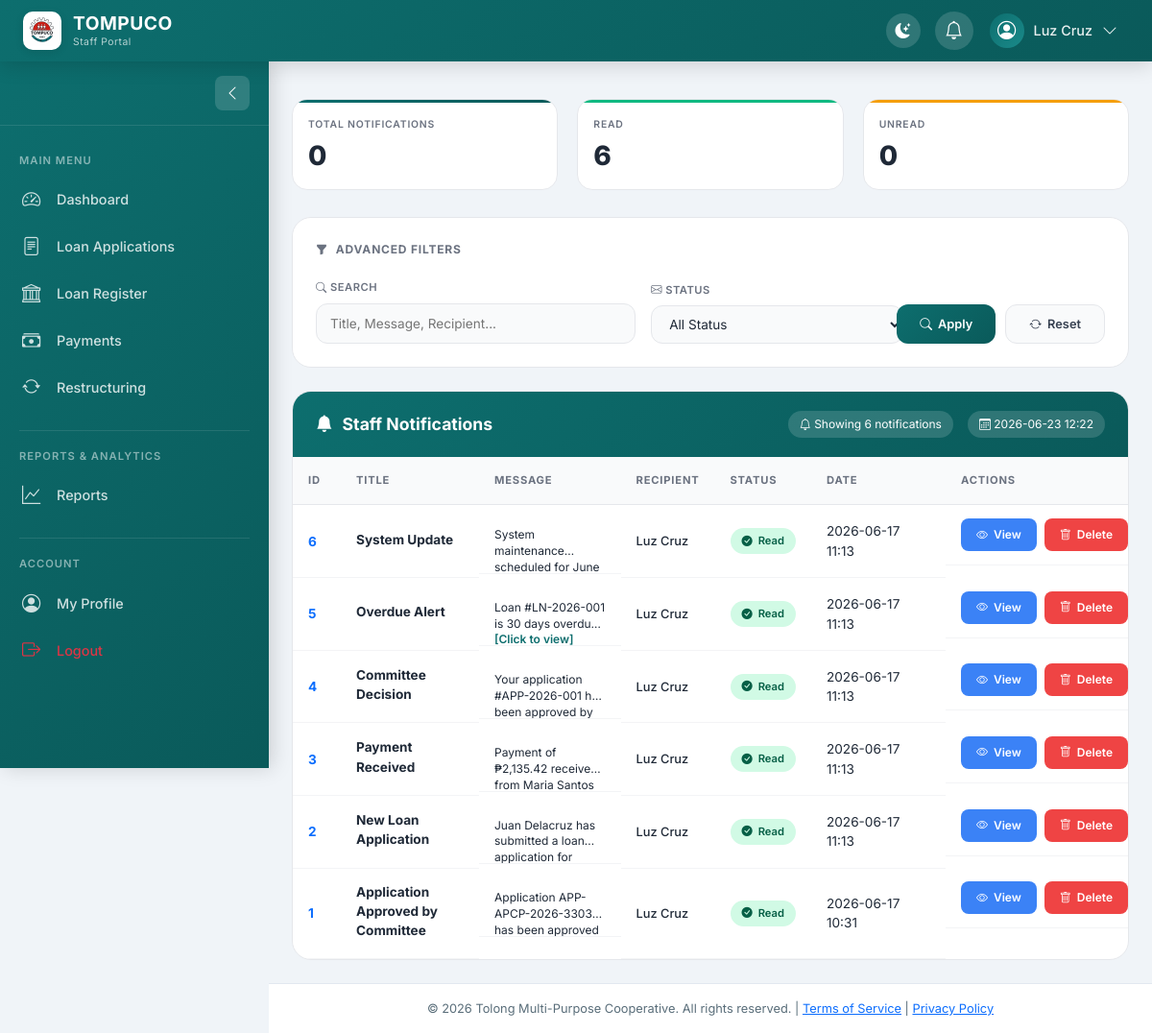
The page /staff/notifications/ (signed in) on the database its author committed.
### main/models.py (models this page shows, shortened)
class Notification(models.Model):
    NOTIFICATION_TYPES = [
        ('info', 'Info'),
        ('success', 'Success'),
        ('warning', 'Warning'),
        ('error', 'Error'),
        ('application', 'Application'),
        ('payment', 'Payment'),
        ('loan', 'Loan'),
        ('system', 'System'),
        ('alert', 'Alert'),
        ('approval', 'Approval'),
        ('committee', 'Committee'),
    ]
    recipient = models.ForeignKey(User, on_delete=models.CASCADE, related_name='notifications')
    notification_type = models.CharField(max_length=20, choices=NOTIFICATION_TYPES, default='system')
    title = models.CharField(max_length=200)
    message = models.TextField()
    link = models.CharField(max_length=500, blank=True, null=True)
    is_read = models.BooleanField(default=False)
    created_at = models.DateTimeField(auto_now_add=True)
    class Meta:
        ordering = ['-created_at']

### staff/views.py (the view)
# urls.py: path('notifications/', views.notifications_list, name='notifications_list'),
@login_required
def notifications_list(request):
    try:
        user = request.user
        notifications = Notification.objects.filter(
            recipient=user
        ).order_by('-created_at')
        total_count = notifications.count()
        read_count = notifications.filter(is_read=True).count()
        unread_count = notifications.filter(is_read=False).count()
        context = {
            'notifications': notifications,
            'total_notifications': total_count,
            'read_count': read_count,
            'unread_count': unread_count,
        }
        return render(request, 'staff/notifications/list.html', context)
    except Exception as e:
        print(f"Error in notifications_list: {str(e)}")
        return render(request, 'staff/notifications/list.html', {
            'notifications': [],
            'total_notifications': 0,
            'read_count': 0,
            'unread_count': 0,
        })

### main/context_processors.py (called while the page is built)
def recaptcha_site_key(request):
    site_key = getattr(settings, 'RECAPTCHA_SITE_KEY', None)
    if not site_key:
        site_key = getattr(settings, 'RECAPTCHA_PUBLIC_KEY', None)
    if not site_key:
        site_key = getattr(settings, 'GOOGLE_RECAPTCHA_SITE_KEY', None)
    if not site_key and getattr(settings, 'DEBUG', False):
        site_key = '6LeIxAcTAAAAAJcZVRqyHh71UMIEGNQ_MXjiZKhI'
    if getattr(settings, 'DEBUG', False):
        print(f"reCAPTCHA Site Key: {'Loaded' if site_key else 'NOT SET'}")
    return {
        'RECAPTCHA_SITE_KEY': site_key,
        'RECAPTCHA_PUBLIC_KEY': site_key,
        'RECAPTCHA_KEY': site_key,
    }

### staff/templates/staff/notifications/list.html (shortened to what this page needs)
{% extends 'staff/base_staff.html' %}
{% load static %}
{% block content %}
<div class="stats-grid">
    <div class="stat-card total" onclick="filterByStatus('all')">
        <div class="stat-label">Total Notifications</div>
        <div class="stat-value">{{ total_notifications|default:notifications|length }}</div>
    </div>
    <div class="stat-card read" onclick="filterByStatus('read')">
        <div class="stat-label">Read</div>
        <div class="stat-value">{{ read_count|default:0 }}</div>
    </div>
    <div class="stat-card unread" onclick="filterByStatus('unread')">
        <div class="stat-label">Unread</div>
        <div class="stat-value">{{ unread_count|default:0 }}</div>
    </div>
</div>
<div class="filter-section">
    <div class="filter-title"><i class="bi bi-funnel-fill"></i> Advanced Filters</div>
    <form method="get" id="filterForm">
        <div class="row g-3 align-items-end">
            <div class="col-12 col-md-5">
                <label class="filter-label"><i class="bi bi-search"></i> Search</label>
                <input type="text" name="search" class="filter-input" id="searchInput" placeholder="Title, Message, Recipient..." value="{{ request.GET.search|default:'' }}">
            </div>
            <div class="col-12 col-md-4">
                <label class="filter-label"><i class="bi bi-envelope"></i> Status</label>
                <select name="status" class="filter-select" id="statusSelect">
                    <option value="all" {% if not request.GET.status or request.GET.status == 'all' %}selected{% endif %}>All Status</option>
                </select>
            </div>
            <div class="col-12 col-md-3">
                <div class="filter-actions">
                    <button type="submit" class="btn-apply"><i class="bi bi-search"></i> Apply</button>
                    <button type="button" class="btn-reset" id="resetFiltersBtn"><i class="bi bi-arrow-repeat"></i> Reset</button>
                </div>
            </div>
        </div>
    </form>
</div>
<div class="main-card">
    <div class="card-header-custom">
        <div class="card-title"><i class="bi bi-bell-fill"></i> Staff Notifications</div>
        <div class="card-stats">
            <span><i class="bi bi-bell"></i> Showing {{ notifications|length }} notifications</span>
            <span><i class="bi bi-calendar3"></i> {% now "Y-m-d H:i" %}</span>
        </div>
    </div>
    <div class="table-container">
        <table class="notifications-table">
            <thead>
                <tr>
                    <th width="50">ID</th>
                    <th>Title</th>
                    <th>Message</th>
                    <th>Recipient</th>
                    <th width="100">Status</th>
                    <th width="140">Date</th>
                    <th width="220">Actions</th>
                </tr>
            </thead>
            <tbody>
                {% for notif in notifications %}
                <tr onclick="viewNotification({{ notif.id }}, '{{ notif.title|escapejs }}', '{{ notif.message|escapejs }}', '{{ notif.created_at|date:'Y-m-d H:i' }}', '{{ notif.notification_type|default:'system' }}')" style="cursor: pointer;">
                    <td><strong class="text-primary">{{ notif.id }}</strong></td>
                    <td><div class="notification-title">{{ notif.title }}</div></td>
                    <td class="notification-message" onclick="event.stopPropagation(); viewNotification({{ notif.id }}, '{{ notif.title|escapejs }}', '{{ notif.message|escapejs }}', '{{ notif.created_at|date:'Y-m-d H:i' }}', '{{ notif.notification_type|default:'system' }}')">
                        {{ notif.message|truncatechars:60 }}
                        <span style="color: #0d6e6e; font-weight: 600;">[Click to view]</span>
                    </td>
                    <td class="recipient-name">
                        {% if notif.recipient %}
                            {{ notif.recipient.get_full_name|default:notif.recipient.username }}
                        {% elif notif.member %}
                            {{ notif.member.get_full_name|default:notif.member.user.username|default:notif.member.first_name }}
                        {% elif notif.user %}
                            {{ notif.user.get_full_name|default:notif.user.username }}
                        {% else %}
                            System
                        {% endif %}
                    </td>
                    <td>
                        {% if notif.is_read %}
                            <span class="status-badge badge-read"><i class="bi bi-check-circle-fill"></i> Read</span>
                        {% else %}
                            <span class="status-badge badge-unread"><i class="bi bi-clock-fill"></i> Unread</span>
                        {% endif %}
                    </td>
                    <td>{{ notif.created_at|date:"Y-m-d H:i" }}</td>
                    <td class="action-buttons">
                        <button class="btn-view" onclick="event.stopPropagation(); viewNotification({{ notif.id }}, '{{ notif.title|escapejs }}', '{{ notif.message|escapejs }}', '{{ notif.created_at|date:'Y-m-d H:i' }}', '{{ notif.notification_type|default:'system' }}')">
                            <i class="bi bi-eye"></i> View
                        </button>
                        <button class="btn-delete-notif" onclick="event.stopPropagation(); deleteNotification({{ notif.id }}, '{{ notif.title|escapejs }}')">
                            <i class="bi bi-trash"></i> Delete
                        </button>
                    </td>
                </tr>
                {% endfor %}
            </tbody>
        </table>
    </div>
</div>
{% endblock %}

### staff/templates/staff/base_staff.html (shortened to what this page needs)
{% load static %}
<!DOCTYPE html>
<html lang="en">
<head>
    <link href="https://cdn.jsdelivr.net/npm/bootstrap@5.1.3/dist/css/bootstrap.min.css" rel="stylesheet">
    <link rel="stylesheet" href="https://cdn.jsdelivr.net/npm/bootstrap-icons@1.11.1/font/bootstrap-icons.css">
    <link href="https://cdn.datatables.net/1.13.4/css/dataTables.bootstrap5.min.css" rel="stylesheet">
</head>
<body>
    <div class="top-navbar">
        <div class="navbar-left">
            <a class="navbar-brand" href="{% url 'staff:dashboard' %}">
                <img class="brand-logo" src="{% static 'images/logo.png' %}" alt="TOMPuCO Logo">
                <div class="brand-text">
                    <span class="brand-title">TOMPUCO</span>
                    <span class="brand-subtitle">Staff Portal</span>
                </div>
            </a>
        </div>
        <div class="navbar-right">
            <button class="theme-toggle" id="themeToggle" title="Dark/Light Mode">
            </button>
            <div class="dropdown notification-dropdown">
                <button class="notification-bell" data-bs-toggle="dropdown" aria-expanded="false" id="notificationBell">
                    <i class="bi bi-bell"></i>
                </button>
            </div>
            <div class="dropdown">
                <button class="user-dropdown-btn" data-bs-toggle="dropdown">
                    <div class="user-avatar">
                        {% if staff_profile and staff_profile.profile_picture %}
                            <img src="{{ staff_profile.profile_picture.url }}" alt="{{ request.user.get_full_name|default:request.user.username }}">
                        {% else %}
                            <i class="bi bi-person-circle" style="font-size: 1.2rem;"></i>
                        {% endif %}
                    </div>
                    <span class="user-name">{{ request.user.get_full_name|default:request.user.username }}</span>
                    <i class="bi bi-chevron-down"></i>
                </button>
            </div>
        </div>
    </div>
    <aside class="sidebar" id="sidebar">
        <div class="sidebar-header">
            <button class="sidebar-collapse-btn" id="sidebarCollapseBtn" title="Collapse Sidebar">
                <i class="bi bi-chevron-left"></i>
            </button>
        </div>
        <div class="sidebar-nav">
            <div class="nav-section">
                <div class="nav-section-title">MAIN MENU</div>
                <div class="nav-item">
                    <a class="nav-link" href="{% url 'staff:dashboard' %}" data-nav="dashboard">
                        <i class="bi bi-speedometer2"></i>
                        <span>Dashboard</span>
                    </a>
                </div>
                <div class="nav-item">
                    <a class="nav-link" href="{% url 'staff:staff_applications' %}" data-nav="applications">
                        <i class="bi bi-file-text"></i>
                        <span>Loan Applications</span>
                    </a>
                </div>
                <div class="nav-item">
                    <a class="nav-link" href="{% url 'staff:staff_loans' %}" data-nav="loans">
                        <i class="bi bi-bank"></i>
                        <span>Loan Register</span>
                    </a>
                </div>
                <div class="nav-item">
                    <a class="nav-link" href="{% url 'staff:staff_payments' %}" data-nav="payments">
                        <i class="bi bi-cash-stack"></i>
                        <span>Payments</span>
                    </a>
                </div>
                <div class="nav-item">
                    <a class="nav-link" href="{% url 'staff:restructuring_list' %}" data-nav="restructuring">
                        <i class="bi bi-arrow-repeat"></i>
                        <span>Restructuring</span>
                    </a>
                </div>
            </div>
            <div class="nav-divider"></div>
            <div class="nav-section">
                <div class="nav-section-title">REPORTS & ANALYTICS</div>
                <div class="nav-item">
                    <a class="nav-link" href="{% url 'staff:staff_reports' %}" data-nav="reports">
                        <i class="bi bi-graph-up"></i>
                        <span>Reports</span>
                    </a>
                </div>
            </div>
            <div class="nav-divider"></div>
            <div class="nav-section">
                <div class="nav-section-title">ACCOUNT</div>
                <div class="nav-item">
                    <a class="nav-link" href="{% url 'staff:staff_profile' %}" data-nav="profile">
                        <i class="bi bi-person-circle"></i>
                        <span>My Profile</span>
                    </a>
                </div>
                <div class="nav-item">
                    <a class="nav-link text-danger" href="#" id="logoutBtn">
                        <i class="bi bi-box-arrow-right"></i>
                        <span>Logout</span>
                    </a>
                </div>
            </div>
        </div>
    </aside>
    <main class="main-content">
        {% block content %}{% endblock %}
    </main>
    <footer class="app-footer">
        <div class="container-fluid">
            <p class="mb-0">&copy; {% now "Y" %} Tolong Multi-Purpose Cooperative. All rights reserved. | <a href="#">Terms of Service</a> | <a href="#">Privacy Policy</a></p>
        </div>
    </footer>
</body>
</html>

### rows shown on the page
Notification: id "6", title "System Update", message "System maintenance scheduled for…", recipient.get_full_name "Luz Cruz", is_read True (drawn), created_at "2026-06-17 11:13"
Notification: id "5", title "Overdue Alert", message "Loan #LN-2026-001 is 30 days overdue", recipient.get_full_name "Luz Cruz", is_read True (drawn), created_at "2026-06-17 11:13"
Notification: id "4", title "Committee Decision", message "Your application #APP-2026-001 has been approved…", recipient.get_full_name "Luz Cruz", is_read True (drawn), created_at "2026-06-17 11:13"
Notification: id "3", title "Payment Received", message "Payment of ₱2,135.42 received from Maria Santos", recipient.get_full_name "Luz Cruz", is_read True (drawn), created_at "2026-06-17 11:13"
Notification: id "2", title "New Loan Application", message "Juan Delacruz has submitted a loan application…", recipient.get_full_name "Luz Cruz", is_read True (drawn), created_at "2026-06-17 11:13"
Notification: id "1", title "Application Approved by Committee", message "Application APP-APCP-2026-3303 has been…", recipient.get_full_name "Luz Cruz", is_read True (drawn), created_at "2026-06-17 10:31"

### other values the page prints
{{ request.user.get_full_name|default:request.user.username }} "Luz Cruz"
{{ total_notifications|default:notifications|length }} "0"
{{ read_count|default:0 }} "6"
{{ unread_count|default:0 }} "0"
{{ notifications|length }} "6"
